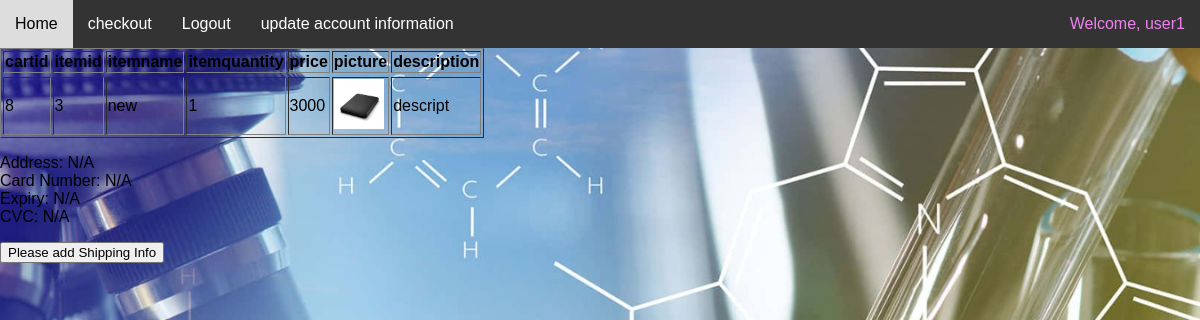
The app's page /webStore/public/completeCheckout.php?SUCCESS=2 (signed in), older data.
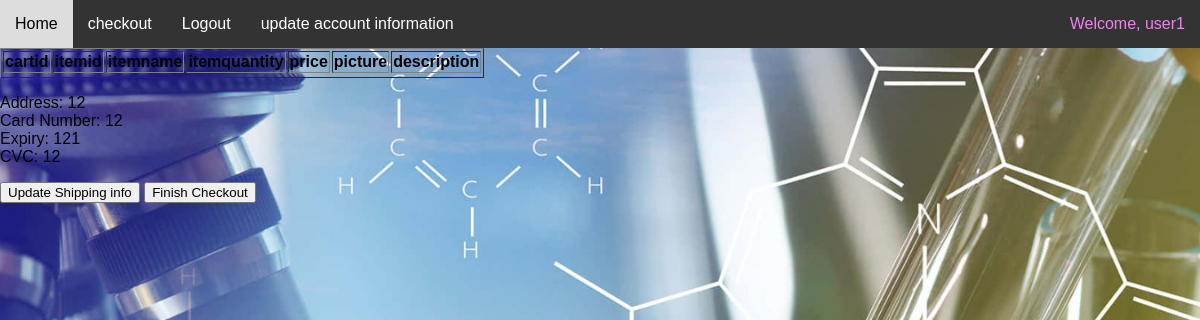
The same page, newer data.
### tables this page shows
CREATE TABLE `cartitem` (
  `id` int(11) NOT NULL,
  `cartid` int(10) NOT NULL,
  `itemid` int(10) NOT NULL,
  `itemquantity` int(11) NOT NULL
);

CREATE TABLE `inventory` (
  `itemid` int(10) NOT NULL,
  `itemname` varchar(50) NOT NULL,
  `price` int(10) NOT NULL,
  `quantity` int(10) NOT NULL,
  `description` varchar(255) DEFAULT NULL,
  `picture` varchar(255) DEFAULT NULL
);

CREATE TABLE `shippinginfo` (
  `shippingid` int(10) NOT NULL,
  `userid` int(10) NOT NULL,
  `address` varchar(255) NOT NULL,
  `cardnumber` int(16) NOT NULL,
  `expiry` int(4) NOT NULL,
  `cvc` int(3) NOT NULL
);

### webStore/public/completeCheckout.php (the view, shortened to what this page needs)
<!DOCTYPE html>
<?php
require_once 'index1.php';
$query= $con->prepare("SELECT * FROM cart WHERE userid = ?");
$query->bindValue(1,$userid);
$query -> execute();
$resultCartid = $query->fetchALL();
foreach ($resultCartid as $row) {
    $cartid = $row["cartid"];
}
$query= $con->prepare("SELECT * FROM cartitem WHERE cartid = ?");
$query->bindValue(1,$cartid);
$query->execute();
$resultItems = $query->fetchALL(PDO::FETCH_ASSOC);
$query= $con->prepare("SELECT * FROM shippinginfo WHERE userid = ?");
$query->bindValue(1,$userid);
$query -> execute();
$resultShippingInfo = $query->fetchALL();
?>
<html>
<head>
<link rel="stylesheet" href="styles.css">
</head>
<body>
<table style "margin: 0 auto; text-align: center;" border '1'>
	<tr>
		<th>cartid</th>
		<th>itemid</th>
		<th>itemname</th>
		<th>itemquantity</th>
		<th>price</th>
		<th>picture</th>
		<th>description</th>
	<tr>
	<?php foreach ($resultItems as $row) {
	    $itemid = $row['itemid'];
	    $query= $con->prepare("SELECT * FROM inventory WHERE itemid = ?");
	    $query->bindValue(1,$itemid);
	    $query->execute();
	    $resultItemsInfo = $query->fetchALL(PDO::FETCH_ASSOC);
	    ?>
		<tr>
			<td><?= isset($row['cartid']) ? $row['cartid'] : '' ?></td>
			<td><?= isset($row['itemid']) ? $row['itemid'] : '' ?></td>
			<td><?= isset($resultItemsInfo[0]['itemname']) ? $resultItemsInfo[0]['itemname'] : '' ?></td>
			<td><?= isset($row['itemquantity']) ? $row['itemquantity'] : '' ?></td>
			<td><?= isset($resultItemsInfo[0]['price']) ? $row['itemquantity'] * $resultItemsInfo[0]['price'] : '' ?></td>
			<td>
                <?php
                $picture = isset($resultItemsInfo[0]['picture']) ? $resultItemsInfo[0]['picture'] : '';
                echo "<img src='$picture' alt='picture' style='width: 50px; height: 50px;'>";
                ?>
            </td>
			<td><?= isset($resultItemsInfo[0]['description']) ? $resultItemsInfo[0]['description'] : '' ?></td>
		</tr>
	<?php } ?>
</table>
<p>
Address: <?= isset($resultShippingInfo[0]['address']) ? $resultShippingInfo[0]['address'] : 'N/A' ?><br>
Card Number: <?= isset($resultShippingInfo[0]['cardnumber']) ? $resultShippingInfo[0]['cardnumber'] : 'N/A' ?><br>
Expiry: <?= isset($resultShippingInfo[0]['expiry']) ? $resultShippingInfo[0]['expiry'] : 'N/A' ?><br>
CVC: <?= isset($resultShippingInfo[0]['cvc']) ? $resultShippingInfo[0]['cvc'] : 'N/A' ?><br>
</p>
<?php if ($resultShippingInfo == null) { ?>
	<input type='button' name ='addShipping' value='Please add Shipping Info' class='button' onclick="location.href='shippinginfoform.php?>';" />
<?php } else {?>
	<input type='button' name ='changeShipping' value='Update Shipping info' class='button' onclick="location.href='updateshippinginfoform.php?>';" />
	<input type='button' name ='emptycart' value='Finish Checkout' class='button' onclick="location.href='donecheckout.php?>';" />
<?php }?>
</body>
</html>

Row changes from the older to the newer data that the page shows:
removed cartitem: cartid "8", itemid "3", itemid.itemname "new", itemquantity "1", $row['itemquantity']*$resultItemsInfo[0]['price'] "3000", itemid.picture (picture), itemid.description "descript"
added shippinginfo: address "12", cardnumber "12", expiry "121", cvc "12"
Text that changed along with them:
form field changeShipping: (not shown) → "Update Shipping info"
form field emptycart: (not shown) → "Finish Checkout"
form field addShipping: "Please add Shipping Info" → (not shown)
text no longer shown: "N/A N/A N/A N/A"
